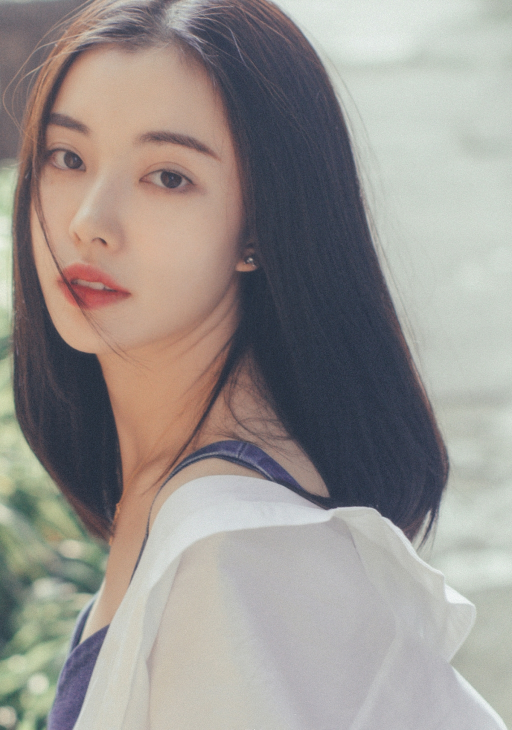
#> input picture com/fcant/opencv/basis/girl.jpg, 1024 x 1460 px (shown at 1/2 size)
$ python AffineTransformationOfImage.py
#> lines starting #> are read from the running program, lines starting #| are printed output that depends on the picture
"""
@author:Fcant
@description：图像的仿射变换-缩放、旋转、剪切、翻转、平移
@date: 2019-02-13/0013 下午 18:51
"""

import cv2
import numpy as np


# 图像显示的函数，用于在处理前后作对比
def image_show(image_name, file_name):
    cv2.namedWindow(image_name, cv2.WINDOW_AUTOSIZE)
    cv2.imshow(image_name, file_name)
    cv2.waitKey(0)
    cv2.destroyAllWindows()


# 读取一张图片
img = cv2.imread('girl.jpg')
#> img is the input picture: shape (1460, 1024, 3); mean B, G, R 143.1, 147.1, 152.5
image_show("Girl", img)
# 沿着横纵轴放大1.6倍，然后平移（-150，-240），最后沿原图大小截取，等效于裁剪并放大
M_crop_elephant = np.array([
    [1.6, 0, -150],
    [0, 1.6, -240]
], dtype=np.float32)
img_elephant = cv2.warpAffine(img, M_crop_elephant, (400, 600))
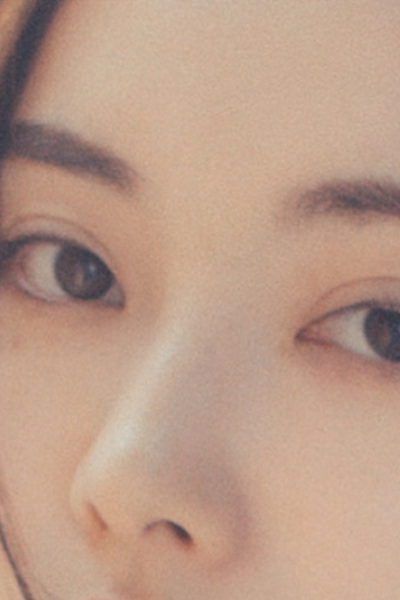
#> img_elephant: shape (600, 400, 3); mean B, G, R 137.1, 155.6, 187.9
image_show('Elephant', img_elephant)
# cv2.imwrite('img_elephant.jpg', img_elephant)

# x轴的剪切变换，角度15°
theta = 15 * np.pi / 180
M_shear = np.array([
    [1, np.tan(theta), 0],
    [0, 1, 0]
], dtype=np.float32)
img_shared = cv2.warpAffine(img, M_shear, (400, 600))
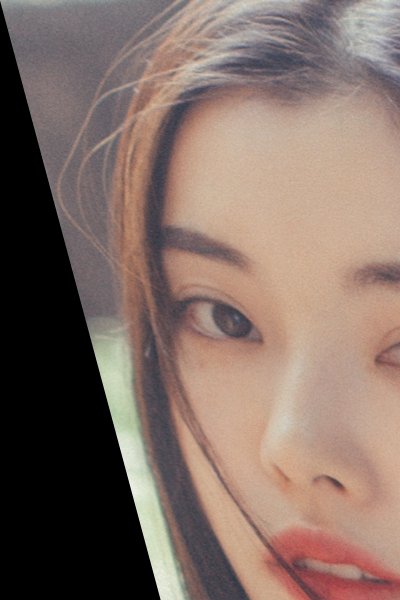
#> img_shared: shape (600, 400, 3); mean B, G, R 101.8, 110.6, 130.7
image_show('Shared', img_shared)
# cv2.imwrite('img_safari_shared.jpg', img_shared)

# 顺时针旋转，角度15°
M_rotate = np.array([
    [np.cos(theta), -np.sin(theta), 0],
    [np.sin(theta), np.cos(theta), 0]
], dtype=np.float32)
img_rotated = cv2.warpAffine(img, M_rotate, (400, 600))
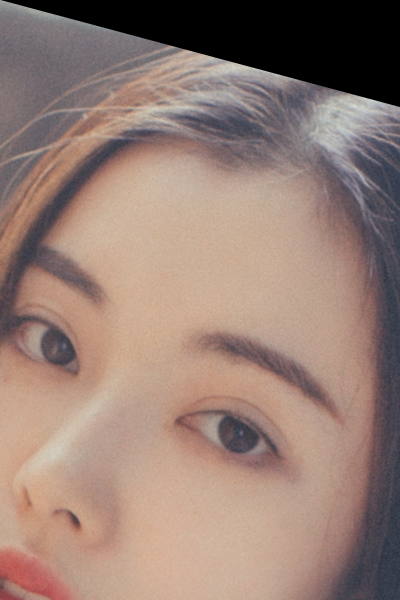
#> img_rotated: shape (600, 400, 3); mean B, G, R 116.5, 126.2, 149.9
image_show("Rotated", img_rotated)
# cv2.imwrite('img_safari_rotated.jpg', img_rotated)

# 某种变换，具体几何意义可以通过SVD分解理解
M = np.array([
    [1, 1.5, -400],
    [0.5, 2, -100]
], dtype=np.float32)
img_transformed = cv2.warpAffine(img, M, (400, 600))
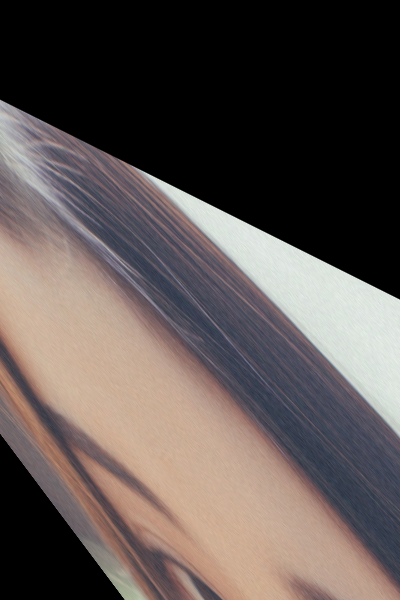
#> img_transformed: shape (600, 400, 3); mean B, G, R 81.5, 84.4, 93.9
image_show('Transformed', img_transformed)
# cv2.imwrite('img_safari_transformed.jpg', img_transformed)

$ run again, with com/fcant/opencv/basis/leaf-141494.jpg copied over com/fcant/opencv/basis/girl.jpg
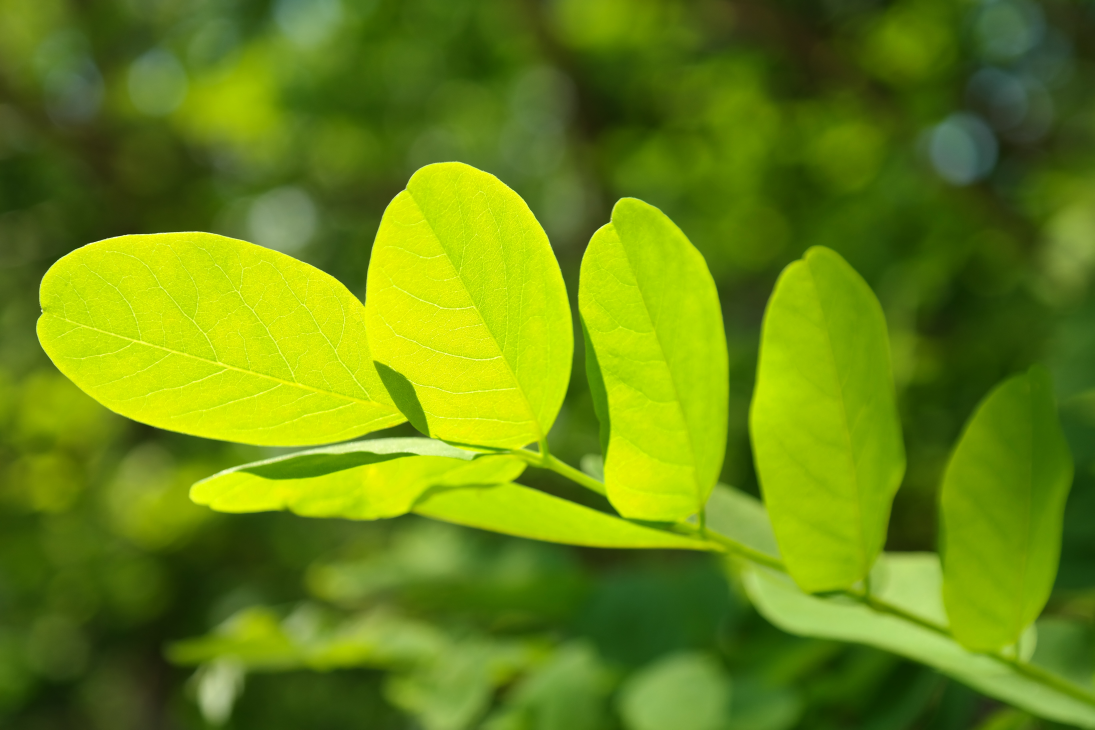
#> input picture com/fcant/opencv/basis/leaf-141494.jpg, 5472 x 3648 px (shown at 1/5 size)
#> img is the input picture: shape (3648, 5472, 3); mean B, G, R 16.8, 135.3, 104.3
#> `img_rotated = cv2.warpAffine(img, M_rotate, (400, 600))`:
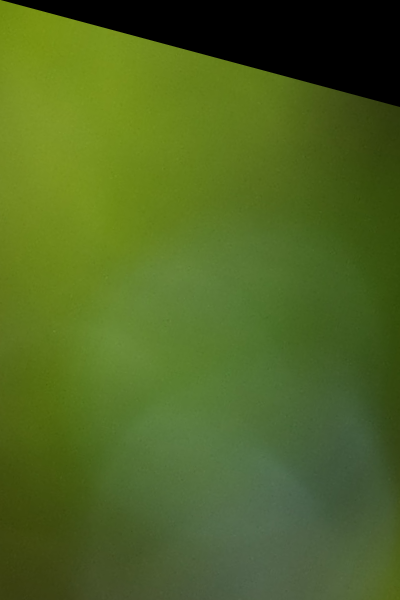
#> img_rotated: shape (600, 400, 3); mean B, G, R 35.1, 101.7, 78.8
#> `img_transformed = cv2.warpAffine(img, M, (400, 600))`:
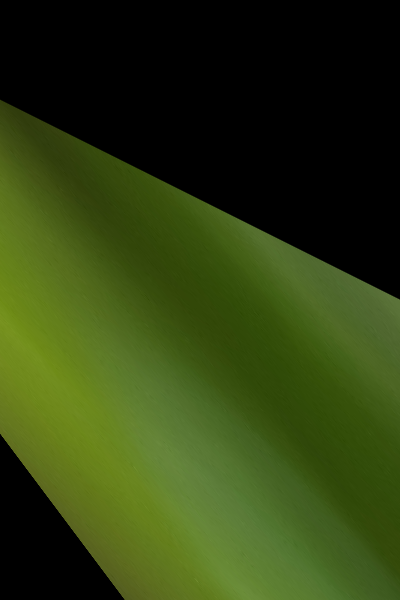
#> img_transformed: shape (600, 400, 3); mean B, G, R 17, 63.7, 47.6
